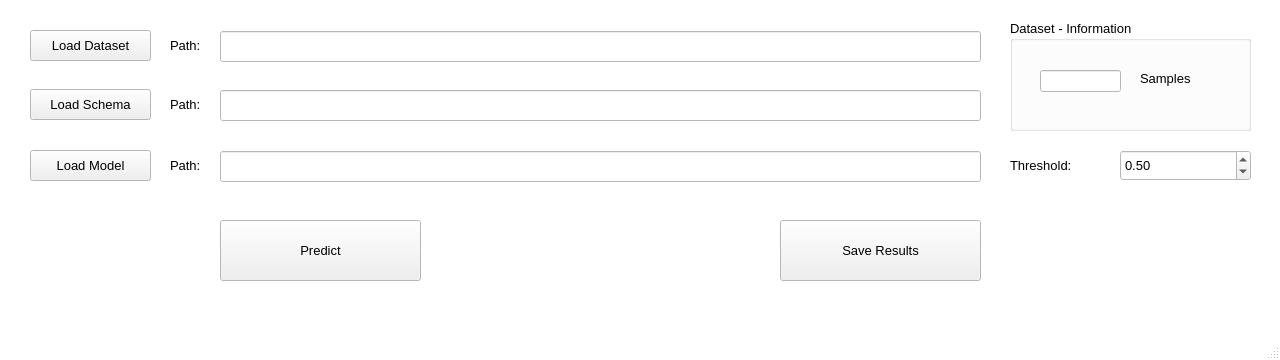
<?xml version="1.0" encoding="UTF-8"?>
<ui version="4.0">
 <class>PredictionsWindow</class>
 <widget class="QMainWindow" name="PredictionsWindow">
  <property name="geometry">
   <rect>
    <x>0</x>
    <y>0</y>
    <width>1280</width>
    <height>360</height>
   </rect>
  </property>
  <property name="minimumSize">
   <size>
    <width>1280</width>
    <height>360</height>
   </size>
  </property>
  <property name="maximumSize">
   <size>
    <width>1280</width>
    <height>360</height>
   </size>
  </property>
  <property name="palette">
   <palette>
    <active>
     <colorrole role="Base">
      <brush brushstyle="SolidPattern">
       <color alpha="255">
        <red>255</red>
        <green>255</green>
        <blue>255</blue>
       </color>
      </brush>
     </colorrole>
     <colorrole role="Window">
      <brush brushstyle="SolidPattern">
       <color alpha="255">
        <red>255</red>
        <green>255</green>
        <blue>255</blue>
       </color>
      </brush>
     </colorrole>
    </active>
    <inactive>
     <colorrole role="Base">
      <brush brushstyle="SolidPattern">
       <color alpha="255">
        <red>255</red>
        <green>255</green>
        <blue>255</blue>
       </color>
      </brush>
     </colorrole>
     <colorrole role="Window">
      <brush brushstyle="SolidPattern">
       <color alpha="255">
        <red>255</red>
        <green>255</green>
        <blue>255</blue>
       </color>
      </brush>
     </colorrole>
    </inactive>
    <disabled>
     <colorrole role="Base">
      <brush brushstyle="SolidPattern">
       <color alpha="255">
        <red>255</red>
        <green>255</green>
        <blue>255</blue>
       </color>
      </brush>
     </colorrole>
     <colorrole role="Window">
      <brush brushstyle="SolidPattern">
       <color alpha="255">
        <red>255</red>
        <green>255</green>
        <blue>255</blue>
       </color>
      </brush>
     </colorrole>
    </disabled>
   </palette>
  </property>
  <property name="font">
   <font>
    <pointsize>10</pointsize>
   </font>
  </property>
  <property name="windowTitle">
   <string>Predictions | Vinci ML Tool</string>
  </property>
  <property name="windowIcon">
   <iconset>
    <normalon>../res/ML4CYBER_Logo.png</normalon>
   </iconset>
  </property>
  <widget class="QWidget" name="centralwidget">
   <widget class="QPushButton" name="btn_LoadSchema">
    <property name="geometry">
     <rect>
      <x>30</x>
      <y>89</y>
      <width>121</width>
      <height>31</height>
     </rect>
    </property>
    <property name="text">
     <string>Load Schema</string>
    </property>
   </widget>
   <widget class="QLabel" name="label">
    <property name="geometry">
     <rect>
      <x>170</x>
      <y>89</y>
      <width>41</width>
      <height>31</height>
     </rect>
    </property>
    <property name="text">
     <string>Path:</string>
    </property>
   </widget>
   <widget class="QLineEdit" name="txtB_SchemaPath">
    <property name="enabled">
     <bool>true</bool>
    </property>
    <property name="geometry">
     <rect>
      <x>220</x>
      <y>90</y>
      <width>761</width>
      <height>31</height>
     </rect>
    </property>
    <property name="readOnly">
     <bool>true</bool>
    </property>
   </widget>
   <widget class="QGroupBox" name="groupBox_3">
    <property name="geometry">
     <rect>
      <x>1010</x>
      <y>20</y>
      <width>241</width>
      <height>111</height>
     </rect>
    </property>
    <property name="title">
     <string>Dataset - Information</string>
    </property>
    <widget class="QLineEdit" name="txtB_InfoSamples">
     <property name="enabled">
      <bool>true</bool>
     </property>
     <property name="geometry">
      <rect>
       <x>30</x>
       <y>50</y>
       <width>81</width>
       <height>22</height>
      </rect>
     </property>
     <property name="text">
      <string/>
     </property>
     <property name="readOnly">
      <bool>true</bool>
     </property>
    </widget>
    <widget class="QLabel" name="label_7">
     <property name="geometry">
      <rect>
       <x>130</x>
       <y>50</y>
       <width>91</width>
       <height>16</height>
      </rect>
     </property>
     <property name="text">
      <string>Samples</string>
     </property>
    </widget>
   </widget>
   <widget class="QLineEdit" name="txtB_DatasetPath">
    <property name="enabled">
     <bool>true</bool>
    </property>
    <property name="geometry">
     <rect>
      <x>220</x>
      <y>31</y>
      <width>761</width>
      <height>31</height>
     </rect>
    </property>
    <property name="readOnly">
     <bool>true</bool>
    </property>
   </widget>
   <widget class="QLabel" name="label_2">
    <property name="geometry">
     <rect>
      <x>170</x>
      <y>30</y>
      <width>41</width>
      <height>31</height>
     </rect>
    </property>
    <property name="text">
     <string>Path:</string>
    </property>
   </widget>
   <widget class="QPushButton" name="btn_LoadDataset">
    <property name="geometry">
     <rect>
      <x>30</x>
      <y>30</y>
      <width>121</width>
      <height>31</height>
     </rect>
    </property>
    <property name="text">
     <string>Load Dataset</string>
    </property>
   </widget>
   <widget class="QLineEdit" name="txtB_ModelPath">
    <property name="enabled">
     <bool>true</bool>
    </property>
    <property name="geometry">
     <rect>
      <x>220</x>
      <y>151</y>
      <width>761</width>
      <height>31</height>
     </rect>
    </property>
    <property name="readOnly">
     <bool>true</bool>
    </property>
   </widget>
   <widget class="QLabel" name="label_3">
    <property name="geometry">
     <rect>
      <x>170</x>
      <y>150</y>
      <width>41</width>
      <height>31</height>
     </rect>
    </property>
    <property name="text">
     <string>Path:</string>
    </property>
   </widget>
   <widget class="QPushButton" name="btn_LoadModel">
    <property name="geometry">
     <rect>
      <x>30</x>
      <y>150</y>
      <width>121</width>
      <height>31</height>
     </rect>
    </property>
    <property name="text">
     <string>Load Model</string>
    </property>
   </widget>
   <widget class="QPushButton" name="btn_Predict">
    <property name="geometry">
     <rect>
      <x>220</x>
      <y>220</y>
      <width>201</width>
      <height>61</height>
     </rect>
    </property>
    <property name="text">
     <string>Predict</string>
    </property>
   </widget>
   <widget class="QPushButton" name="btn_SaveResults">
    <property name="geometry">
     <rect>
      <x>780</x>
      <y>220</y>
      <width>201</width>
      <height>61</height>
     </rect>
    </property>
    <property name="text">
     <string>Save Results</string>
    </property>
   </widget>
   <widget class="QLabel" name="label_19">
    <property name="geometry">
     <rect>
      <x>1010</x>
      <y>150</y>
      <width>191</width>
      <height>31</height>
     </rect>
    </property>
    <property name="text">
     <string>Threshold:</string>
    </property>
   </widget>
   <widget class="QDoubleSpinBox" name="dsBox_Threshold">
    <property name="geometry">
     <rect>
      <x>1120</x>
      <y>150</y>
      <width>131</width>
      <height>31</height>
     </rect>
    </property>
    <property name="decimals">
     <number>2</number>
    </property>
    <property name="maximum">
     <double>1.000000000000000</double>
    </property>
    <property name="singleStep">
     <double>0.100000000000000</double>
    </property>
    <property name="value">
     <double>0.500000000000000</double>
    </property>
   </widget>
  </widget>
  <widget class="QMenuBar" name="menubar">
   <property name="geometry">
    <rect>
     <x>0</x>
     <y>0</y>
     <width>1280</width>
     <height>21</height>
    </rect>
   </property>
  </widget>
  <widget class="QStatusBar" name="statusbar"/>
 </widget>
 <resources>
  <include location="../res/menu_res.qrc"/>
 </resources>
 <connections/>
</ui>
